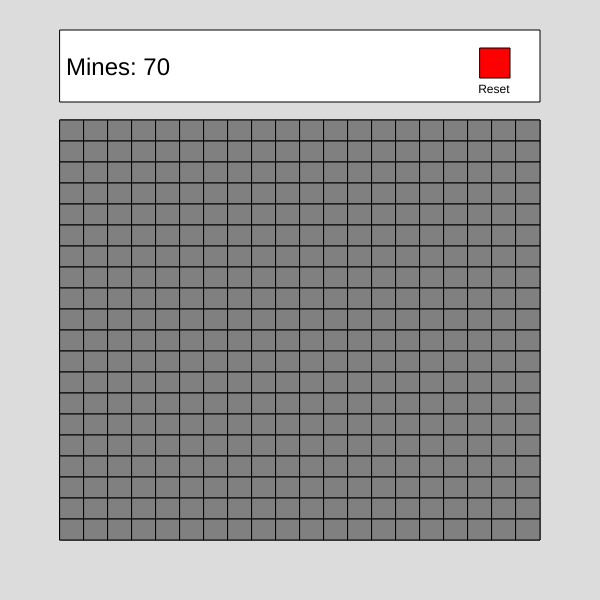
Frame 1 (no input)
Frame 60 (no input): identical to frame 1, image omitted
Frame 120 (the mouse pressed at the canvas centre since frame 60): identical to frame 1, image omitted

The p5.js sketch that drew this single still picture (run headless with seeded random() and noise() and a simulated clock; from frame 60 on, the mouse is pressed at the canvas centre):

// p5.js sketch
// ── sketch.js
const MINE_PROB = 0.6;
const WSQUARES = 20;
const HSQUARES = 20;

const board = [];
let wSize, hSize, mines, flagged;

// ------------------------

class Space {
  constructor(x, y, sx, sy, m) {
    this.x = x; // x position
    this.y = y; // y position
    this.sx = sx; // size of space in x dimension
    this.sy = sy; // size of space in y dimension
    this.mine = m; // bool if space is mine
    this.covered = true; // covered or not
    this.flagged = false;
    this.end = false;
  }
  draw() {
    push();
    if (this.covered) {
      // Draw covered square
      fill(128);
      rect(this.x, this.y, this.sx, this.sy);
      if (this.flagged) {
        fill(0);
        strokeWeight(((this.sx + this.sy) / 2)*0.1);
        line(this.x + this.sx / 2, this.y + this.sy*0.2, this.x + this.sx / 2,  this.y + this.sy*0.8);
        fill(255, 0, 0);
        strokeWeight(((this.sx + this.sy) / 2)*0.05);
        triangle(this.x + this.sx / 2, this.y + this.sy*0.2, this.x + this.sx / 2, this.y + this.sy / 2, this.x + this.sx, this.y + this.sy / 4);
      }
    } else {
      // Draw uncovered square
      if (this.end) {
        fill(255, 0, 0);
      } else {
        fill(255);
      }
      rect(this.x, this.y, this.sx, this.sy);
      if (this.flagged && !this.mine) {
        fill(0);
        stroke(0);
        // Draw mine
        ellipse(this.x + this.sx / 2, this.y + this.sy / 2, this.sx*0.6, this.sy*0.6)
        strokeWeight(((this.sx + this.sy) / 2)*0.15);
        line(this.x + this.sx*0.2, this.y + this.sy*0.2, this.x + this.sx*0.8, this.y + this.sy*0.8);
        line(this.x + this.sx*0.8, this.y + this.sy*0.2, this.x + this.sx*0.2, this.y + this.sy*0.8);
        line(this.x + this.sx / 2, this.y + this.sx*0.15, this.x + this.sx / 2, this.y + this.sy*0.85);
        line(this.x + this.sx*0.15, this.y + this.sy / 2, this.x + this.sx * 0.85, this.y + this.sy / 2);
        fill(255, 0, 0);
        stroke(255, 0, 0);
        line(this.x + this.sx*0.2, this.y + this.sy*0.2, this.x + this.sx*0.8, this.y + this.sy*0.8);
        line(this.x + this.sx*0.2, this.y + this.sy*0.8, this.x + this.sx*0.8, this.y + this.sy*0.2);
      } else if (this.mine && !this.flagged) {
        fill(0);
        // Draw mine
        ellipse(this.x + this.sx / 2, this.y + this.sy / 2, this.sx*0.6, this.sy*0.6)
        strokeWeight(((this.sx + this.sy) / 2)*0.15);
        line(this.x + this.sx*0.2, this.y + this.sy*0.2, this.x + this.sx*0.8, this.y + this.sy*0.8);
        line(this.x + this.sx*0.8, this.y + this.sy*0.2, this.x + this.sx*0.2, this.y + this.sy*0.8);
        line(this.x + this.sx / 2, this.y + this.sx*0.15, this.x + this.sx / 2, this.y + this.sy*0.85);
        line(this.x + this.sx*0.15, this.y + this.sy / 2, this.x + this.sx * 0.85, this.y + this.sy / 2);
      } else if (this.mine && this.flagged) {
        fill(128);
        rect(this.x, this.y, this.sx, this.sy);
        fill(0);
        stroke(0);
        strokeWeight(((this.sx + this.sy) / 2)*0.1);
        line(this.x + this.sx / 2, this.y + this.sy*0.2, this.x + this.sx / 2,  this.y + this.sy*0.8);
        fill(255, 0, 0);
        strokeWeight(((this.sx + this.sy) / 2)*0.05);
        triangle(this.x + this.sx / 2, this.y + this.sy*0.2, this.x + this.sx / 2, this.y + this.sy / 2, this.x + this.sx, this.y + this.sy / 4);
      } else if (this.danger > 0) {
        // Draw danger level
        fill(0);
        textSize(this.sy);
        text(this.danger, this.x + this.sy*0.4, this.y + this.sy*0.8);
      }
    }
    pop();
  }
  findDanger(board, bx, by) {
    // If space is mine, set danger to -1
    if (this.mine) {
      this.danger = -1;
      return;
    }
    this.danger = 0;
    for (let dx = -1; dx <= 1; dx++) {
      for(let dy = -1; dy <= 1; dy++) {
        if (dx != 0 || dy != 0) {
          if (bx + dx >= 0 && 
              bx + dx < WSQUARES && 
              by + dy >= 0 && 
              by + dy < HSQUARES) {
            if(board[bx + dx][by + dy].mine) {
              this.danger++;
            }
          }
          
        }
      }
    }
  }
}

// ------------------------

function setup() {
  createCanvas(600, 600);
  //createCanvas(windowWidth, windowHeight);
  for (let element of document.getElementsByClassName("p5Canvas")) {
    element.addEventListener("contextmenu", (e) => e.preventDefault());
  }
  wSize = (width*0.9 - width*0.1) / WSQUARES;
  hSize = (height*0.9 - height*0.2) / HSQUARES;
  console.log(`wSize : ${wSize} | hSize : ${hSize}`);
  for (i = 0; i < WSQUARES; i++) {
    let row = [];
    for (j = 0; j < HSQUARES; j++) {
      let m = Boolean(round(random(0, MINE_PROB)));
      let s = new Space(width*0.1+i*wSize,
                        height*0.2+j*hSize,
                        wSize,
                        hSize,
                        m);
      row.push(s);
    }
    board.push(row);
  }
  mines = calcMines(board);
  console.log(`Mines: ${mines}`);
  for (i = 0; i < WSQUARES; i++) {
    for (j = 0; j < HSQUARES; j++) {
      board[i][j].findDanger(board, i, j);
    }
  }
  flagged = 0;
}

function draw() {
  background(220);
  drawBoard();
  board.forEach(r => r.forEach(s => s.draw()));
}

function mouseReleased() {
  if (mouseButton == CENTER) {
    return;
  }
  if (mouseX > width*0.8 && mouseX < width*0.85 && mouseY > height*0.08 && mouseY < height*0.13) {
    // Clicking reset button
    // Clearing out board
    while (board.length > 0) {
      board.splice(0, 1);
    }
    // Setting up new game
    for (i = 0; i < WSQUARES; i++) {
      let row = [];
      for (j = 0; j < HSQUARES; j++) {
        let m = Boolean(round(random(0, MINE_PROB)));
        let s = new Space(width*0.1+i*wSize,
                          height*0.2+j*hSize,
                          wSize,
                          hSize,
                          m);
        row.push(s);
      }
      board.push(row);
    }
    mines = calcMines(board);
    console.log(`Mines: ${mines}`);
    for (i = 0; i < WSQUARES; i++) {
      for (j = 0; j < HSQUARES; j++) {
        board[i][j].findDanger(board, i, j);
      }
    }
    flagged = 0;
    return;
  }
  // Check if mouse is inside the board
  if (mouseX < width*0.9 && mouseX > width*0.1 && mouseY < height*0.9 && mouseY > height*0.2) {
    // Find x and y index for board array from mouseX and mouseY
    let x = floor((mouseX - width*0.1) / wSize);
    let y = floor((mouseY - height*0.2) / hSize);
    // Flag spaces on right click
    if (mouseButton == RIGHT) {
      if (!board[x][y].covered) {
        return;
      }
      if (board[x][y].flagged) {
        board[x][y].flagged = false;
        flagged--;
      } else {
        board[x][y].flagged = true;
        flagged++;
      }
      return;
    }
    if (board[x][y].flagged) {
      return;
    }
    board[x][y].covered = false;
    if (board[x][y].mine) {
      board[x][y].end = true;
      // Uncover board if player clicks on mine
      board.forEach(r => r.forEach(s => {
        s.covered = false;
      }));
    } else if (board[x][y].danger == 0) {
      // Recursively uncover spaces with 0 danger and their periphery as they are guaranteed to have no mines
      recurUncover(board, x, y);
    }
  }
}

/*
function keyPressed() {
  /* if (keyCode == 82) {
    // "R" is pressed (debug)
    // Uncover all spaces
    board.forEach(r => r.forEach(s => s.covered = false));
  } else if (keyCode == 71) {
    // "G" is pressed (debug)
    // Randomly set new mines in all uncovered spaces
    board.forEach(r => r.forEach(s => { 
      if (s.covered) {
        s.mine = Boolean(round(random(0, MINE_PROB)));
      }
    }));
    mines = calcMines(board);
    // Recalculate danger for each space
    for (i = 0; i < WSQUARES; i++) {
      for (j = 0; j < HSQUARES; j++) {
        board[i][j].findDanger(board, i, j);
      }
    }
    // Uncover new empty blocks
    for (i = 0; i < WSQUARES; i++) {
      for (j = 0; j < HSQUARES; j++) {
        if (!board[i][j].covered) {
          recurUncover(board, i, j);
        }
      }
    }
  } 
} 
*/

// ------------------------ 

function drawBoard() {
  push();
  fill(255);
  rect(width*0.1, height*0.05, width*0.8, height*0.12);
  rect(width*0.1, height*0.2, width*0.8, height*0.7);
  fill(255, 0, 0);
  square(width*0.8, height*0.08, width*0.05);
  fill(0);
  textSize(12);
  text("Reset", width*0.797, height*0.155)
  textSize(24);
  text(`Mines: ${mines - flagged}`, width*0.11, height*0.125);
  pop();
  
}

function calcMines(board) {
  sum = 0;
  for (i = 0; i < WSQUARES; i++) {
    for (j = 0; j < HSQUARES; j++) {
      if (board[i][j].mine) {
        sum++;
      }
    }
  }
  return sum;
}

function recurUncover(board, bx, by) {
  for (let dx = -1; dx <= 1; dx++) {
    for(let dy = -1; dy <= 1; dy++) {
      if (dx != 0 || dy != 0) {
        if (bx + dx >= 0 && 
            bx + dx < WSQUARES && 
            by + dy >= 0 && 
            by + dy < HSQUARES) {
          if (board[bx + dx][by + dy].covered && 
              !board[bx + dx][by + dy].flagged) {
            board[bx + dx][by + dy].covered = false;
            if(board[bx + dx][by + dy].danger == 0) {
              recurUncover(board, bx + dx, by + dy);
            }
          }
        }
      }
    }
  }
}
